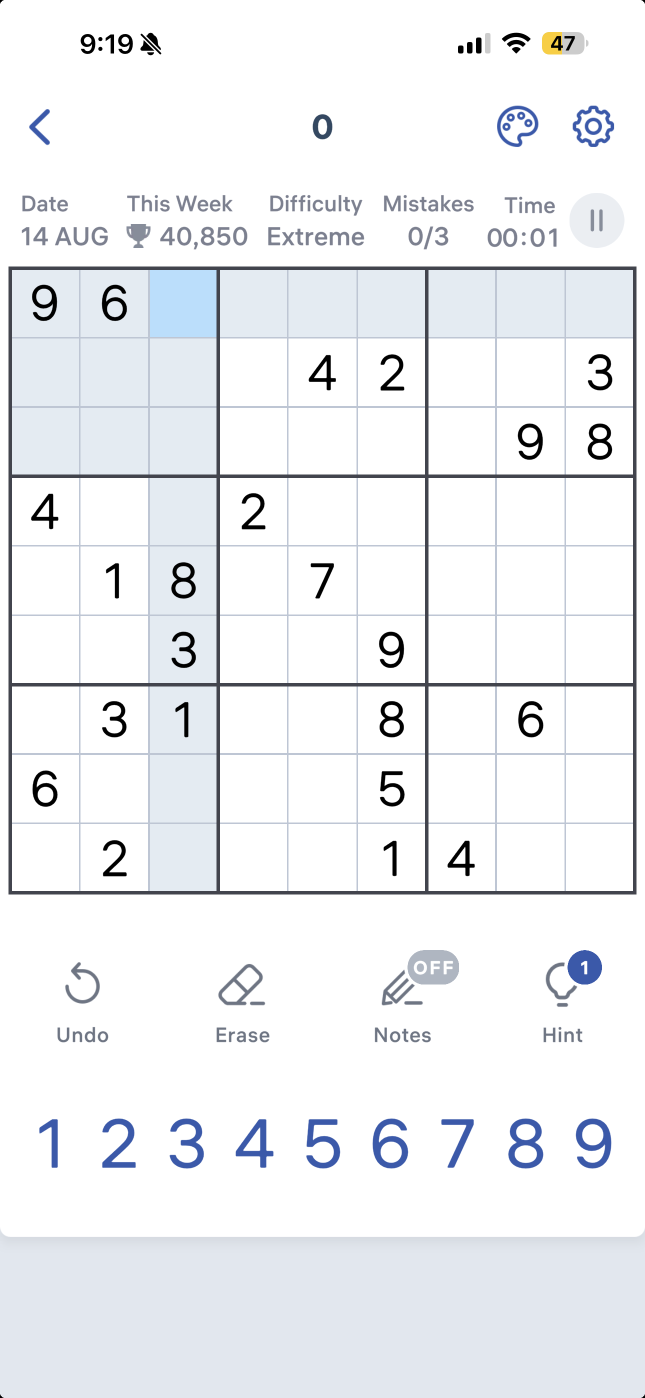
#> input picture test2.jpg, 1290 x 2796 px (shown at 1/2 size)
$ python grid_detector.py
#> lines starting #> are read from the running program, lines starting #| are printed output that depends on the picture; after the words box and inside, x2 and y2 are one past the last pixel; in counts of white or black regions, pixels touching at a corner belong together
#> further down, image is the input picture: shape (2796, 1290, 3); mean B, G, R 243.1, 240.2, 238.3
import cv2
import numpy as np

def order_corners(points):
  points = points.reshape(4,2)
  ordered = np.zeros((4,2), dtype="float32")

  sum_pts = points.sum(axis=1)
  ordered[0] = points[np.argmin(sum_pts)]
  ordered[2] = points[np.argmax(sum_pts)]

  diff_pts = np.diff(points, axis=1)
  ordered[1] = points[np.argmin(diff_pts)]
  ordered[3] = points[np.argmax(diff_pts)]

  return ordered

def detect_and_warp_grid(image):
    gray = cv2.cvtColor(image, cv2.COLOR_BGR2GRAY)
    blurred = cv2.GaussianBlur(gray, (5,5), 0)
    thresh = cv2.adaptiveThreshold(
      blurred, 255, cv2.ADAPTIVE_THRESH_GAUSSIAN_C, cv2.THRESH_BINARY_INV, 11, 2
    )
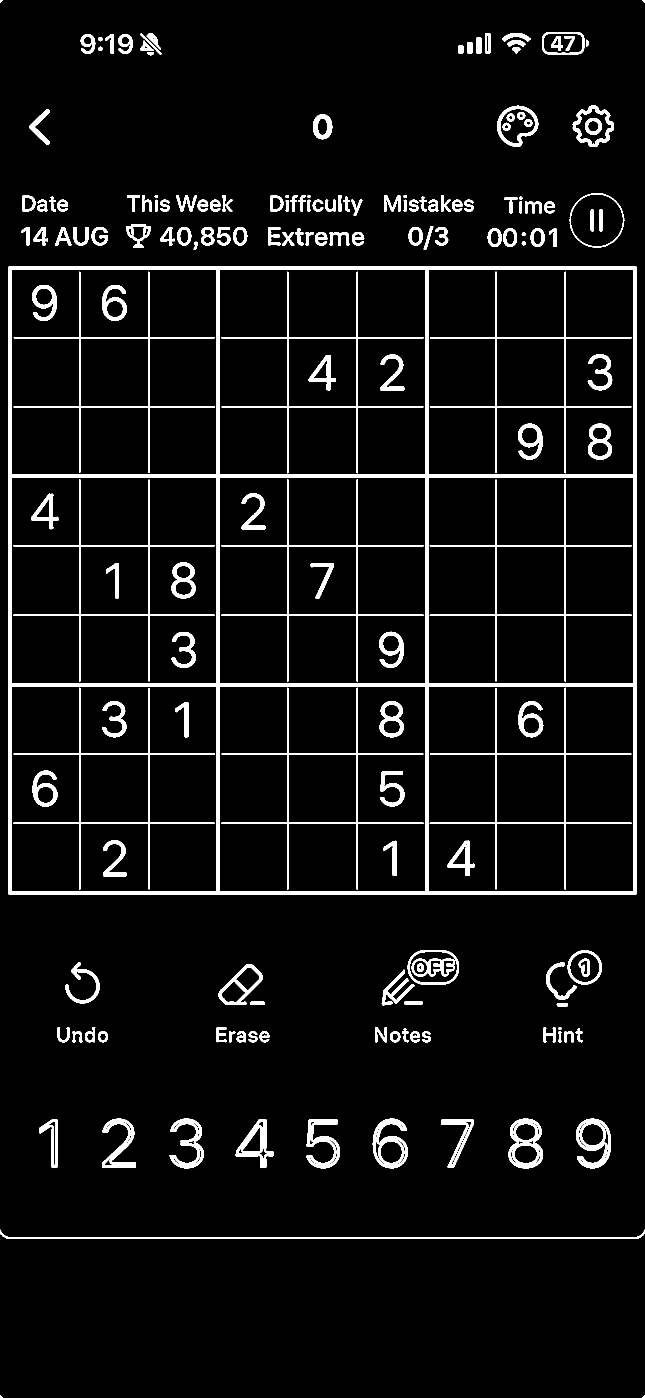
#> thresh: shape (2796, 1290) (shown at 1/2 size); 6.2% white; 177 white regions

    contours, _ = cv2.findContours(thresh, cv2.RETR_EXTERNAL, cv2.CHAIN_APPROX_SIMPLE)
#> contours = 133 contours, 4 with area under 20; largest, box (x1, y1, x2, y2) and area: (17, 533, 1273, 1789) 1575025, (1139, 386, 1249, 496) 9196, (815, 1900, 918, 1969) 6025, (1017, 2237, 1086, 2337) 5378, (994, 211, 1077, 294) 4771

    grid_contour = None
    max_area = 0
    height, width, channels = image.shape
#> height = 2796; width = 1290; channels = 3
    total_area = height * width
#> total_area = 3606840

    for c in contours:
      area = cv2.contourArea(c)
      # if area < 1000:
      #   continue
      if area < total_area * 0.1:
         continue

      x, y, w, h = cv2.boundingRect(c)
      aspect_ratio = w/float(h)

      if not (0.9 <= aspect_ratio <= 1.1):
        continue

      rect = cv2.minAreaRect(c)
      box = cv2.boxPoints(rect)
      box = np.intp(box)

      # print(f"Candidate — area: {area:.0f}, aspect ratio: {aspect_ratio:.2f}")

      if area > max_area:
          grid_contour = box
          max_area = area
#> this loop made 133 passes
#> (c, area, x, y, w, h, aspect_ratio, rect) on pass 41: ([[17, 533], [17, 1788], [1272, 1788], [1272, 533]], 1575025, 17, 533, 1256, 1256, 1, ((644.5, 1160.5), (1255, 1255), -90))
#> area on passes 3 to 8: 3887.5, 1707, 2596, 3360, 1353, 4428.5
#> after the loop, max_area = 1575025

    if grid_contour is None:
       return None, None, None

    ordered = order_corners(grid_contour)
#> in order_corners, `points = points.reshape(4,2)`: points = [[1272, 1788], [17, 1788], [17, 533], [1272, 533]]
#> in order_corners, `sum_pts = points.sum(axis=1)`: sum_pts = [3060, 1805, 550, 1805]
#> in order_corners, `diff_pts = np.diff(points, axis=1)`: diff_pts = [516, 1771, 516, -739]
#> ordered = [[17, 533], [1272, 533], [1272, 1788], [17, 1788]]

    side = 450
    destination = np.array([
      [0,0],
      [ side - 1, 0],
      [ side - 1, side -1],
      [ 0, side -1]
    ], dtype="float32")

    matrix = cv2.getPerspectiveTransform(ordered, destination)
#> matrix = [[0.358, -2.16e-19, -6.08], [2.23e-17, 0.358, -190.7], [5.04e-20, 0, 1]]
    warped = cv2.warpPerspective(image, matrix, (side, side))
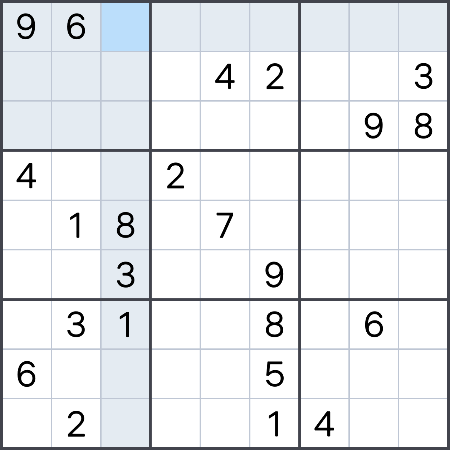
#> warped: shape (450, 450, 3); mean B, G, R 236.6, 233.8, 231.4

    image_with_corners = image.copy()
    cv2.drawContours(image_with_corners, [grid_contour], -1, (0, 255, 0), 3)
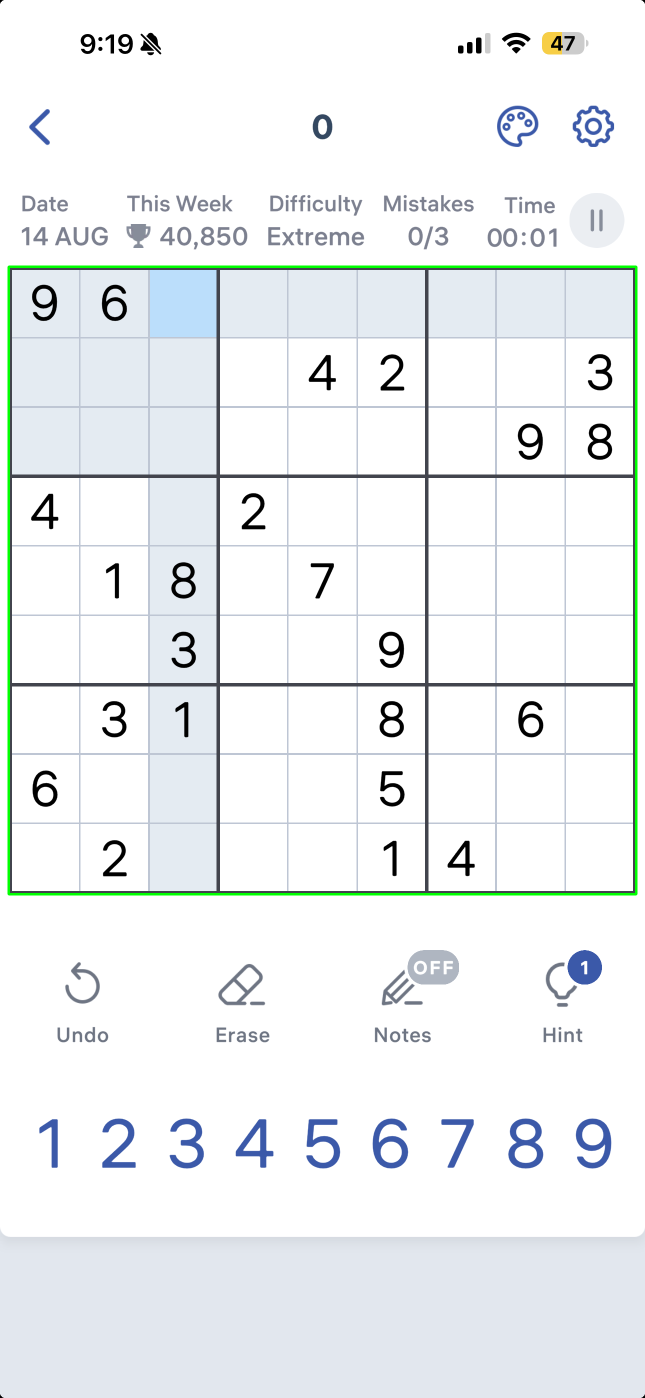
#> image_with_corners: shape (2796, 1290, 3) (shown at 1/2 size); 0.7% of pixels changed, all inside (x1, y1, x2, y2) = (15, 531, 1275, 1791)

    # print("Number of corners found:", len(grid_contour))

    return warped, grid_contour, matrix

def split_into_cells(warped, side=450):
#> called with side = 450
    cell_size = side // 9
    cells = []
    margin = 5
    for row in range(9):
      for col in range(9):
        y1 = row * cell_size + margin
        y2 = row * cell_size + cell_size - margin
        x1 = col * cell_size + margin
        x2 = col * cell_size + cell_size - margin

        cell = warped[y1:y2, x1:x2]
        cells.append(cell)
#> after the loop, cells = []

    # print("Total cells extracted: ", len(cells))
    return cells


if __name__ == "__main__":
    image = cv2.imread("test2.jpg")
    warped = detect_and_warp_grid(image)
#> (the run stopped early here; a loop or call above may not have finished)
